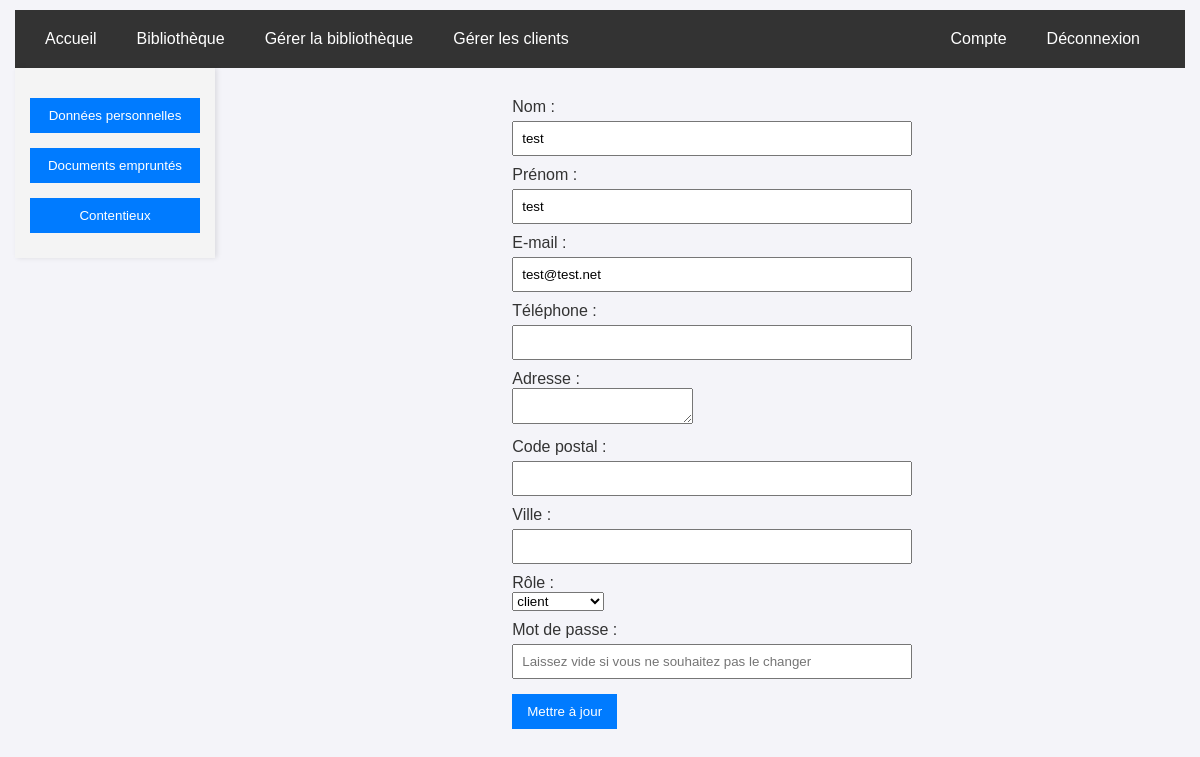
The app's page /backoffice/update_client.php?id_user=2 (signed in), older data.
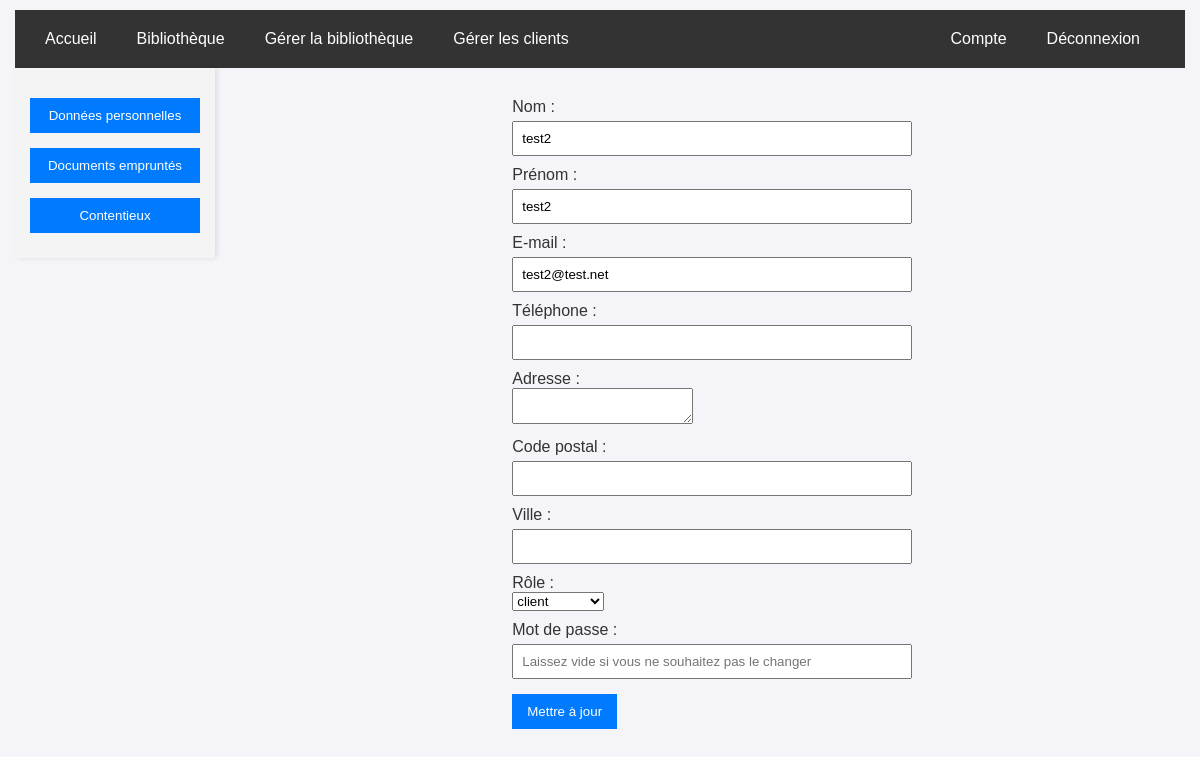
The same page, newer data.
### tables this page shows
CREATE TABLE Users(
   id_user INTEGER,
   lastname_user TEXT NOT NULL,
   name_user TEXT NOT NULL,
   email_user TEXT NOT NULL,
   phone_user INTEGER,
   address_user TEXT,
   postcode_user TEXT,
   password_user TEXT,
   city_user TEXT,
   id_role INTEGER NOT NULL DEFAULT 4,
   PRIMARY KEY(id_user),
   FOREIGN KEY(id_role) REFERENCES Role(id_role)
);

CREATE TABLE Role(
   id_role INTEGER,
   name_role TEXT NOT NULL,
   PRIMARY KEY(id_role),
   UNIQUE(name_role)
);

### backoffice/update_client.php (the view, shortened to what this page needs)
<?php
require_once '../database/db_connection.php';
$role = $_SESSION['role'] ?? null;
$user_id = $_GET['id_user'] ?? null;
$stmt = $pdo->prepare("SELECT lastname_user, name_user, email_user, phone_user, address_user, postcode_user, city_user, id_role FROM users WHERE id_user = :id_user");
$stmt->execute(["id_user" => $user_id]);
$result = $stmt->fetch();
if ($result) {
    $user = $result;
} else {
    echo "Error: User not found.";
    exit();
}
$roles = $pdo->query("SELECT * FROM role")->fetchAll(PDO::FETCH_ASSOC);
$roles = array_filter($roles, function ($r) use ($role) {
    return $r['id_role'] >= $role;
});
?>
<!DOCTYPE html>
<html lang="en">
<head>
    <link rel="stylesheet" href="../styles/style.css">
</head>
<body>
    <?php include '../navbar.php'; ?>
    <div class="sidebar">
        <button onclick="showSection('personal-info')">Données personnelles</button>
        <button onclick="showSection('active-books')">Documents empruntés</button>
        <button onclick="showSection('active-disputes')">Contentieux</button>
    </div>
    <div class="content">
        <div id="personal-info" class="section active">
            <form method="POST" action="">
                <label for="lastname">Nom :</label>
                <input type="text" id="lastname" name="lastname" value="<?= htmlspecialchars($user['lastname_user']) ?>" required>
                <label for="name">Prénom :</label>
                <input type="text" id="name" name="name" value="<?= htmlspecialchars($user['name_user']) ?>" required>
                <label for="email">E-mail :</label>
                <input type="email" id="email" name="email" value="<?= htmlspecialchars($user['email_user']) ?>" required>
                <label for="phone">Téléphone :</label>
                <input type="text" id="phone" name="phone" value="<?= htmlspecialchars($user['phone_user']) ?>">
                <label for="address">Adresse :</label>
                <textarea id="address" name="address"><?= htmlspecialchars($user['address_user']) ?></textarea>
                <label for="postcode">Code postal :</label>
                <input type="text" id="postcode" name="postcode" value="<?= htmlspecialchars($user['postcode_user']) ?>">
                <label for="city">Ville :</label>
                <input type="text" id="city" name="city" value="<?= htmlspecialchars($user['city_user']) ?>">
                <label for="role">Rôle :</label>
                <select id="role" name="role" required>
                    <?php foreach ($roles as $role): ?>
                        <option value="<?= $role['id_role'] ?>" <?= $user['id_role'] == $role['id_role'] ? 'selected' : '' ?>>
                            <?= htmlspecialchars($role['name_role']) ?>
                        </option>
                    <?php endforeach; ?>
                </select>
                <label for="password">Mot de passe :</label>
                <input type="password" id="password" name="password" placeholder="Laissez vide si vous ne souhaitez pas le changer" class="input">
                <button type="submit" class="button">Mettre à jour</button>
            </form>
        </div>
    </div>
</body>
</html>

Row changes from the older to the newer data that the page shows:
changed users "client": lastname "test" → "test2"; name "test" → "test2"; email "test@test.net" → "test2@test.net"
